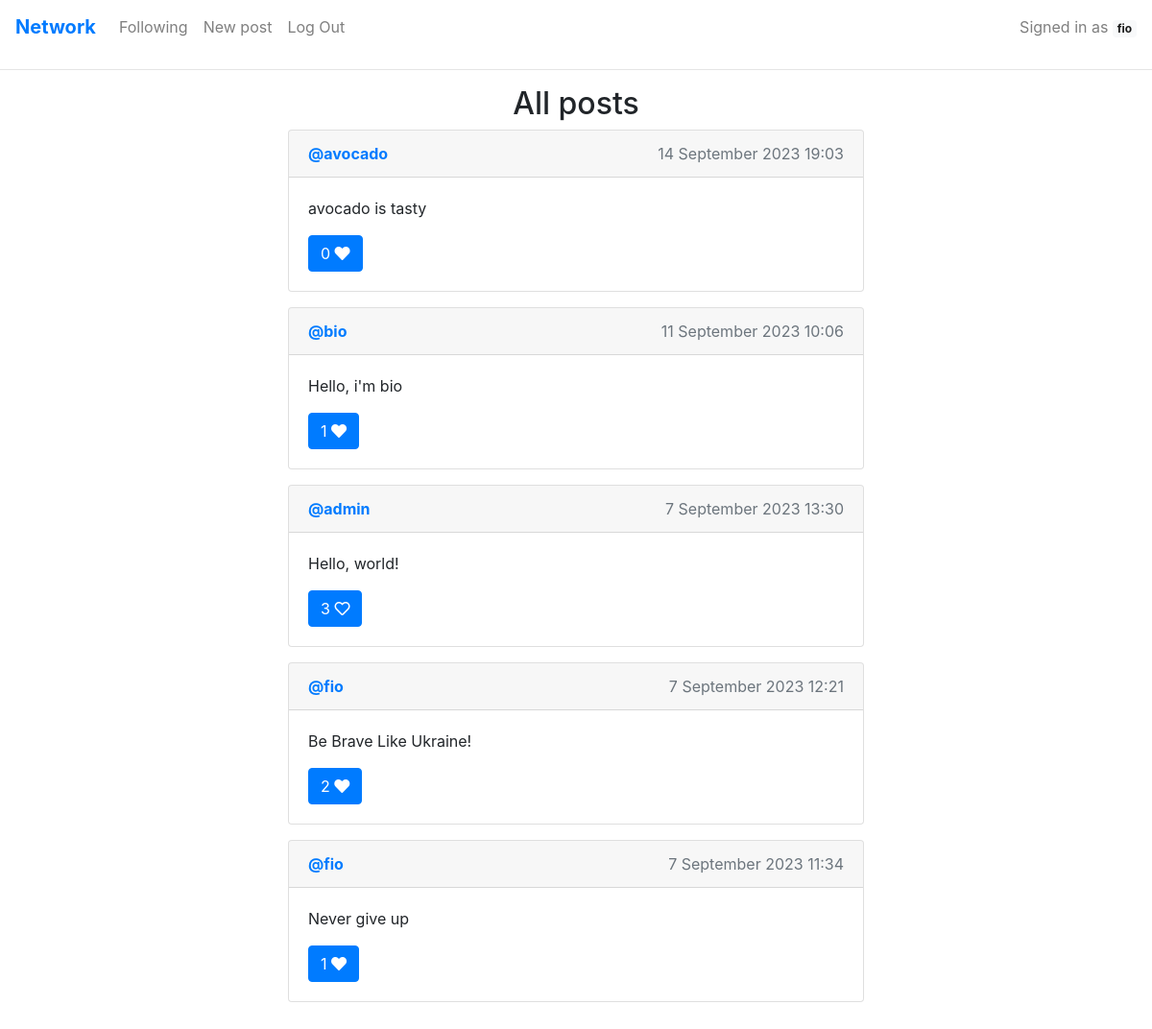
Screenshot of / (signed in) with the database file from the repository.
### network/models.py (models this page shows, shortened)
class User(AbstractUser):
    pass

class Post(models.Model):
    autor = models.ForeignKey(User, related_name='autor', on_delete=models.CASCADE)
    date = models.DateTimeField(auto_now_add=True)
    bodyPost = models.CharField(max_length=150)
    likePost = models.ManyToManyField(User, blank=True, related_name="User_who_like")

### network/views.py (the view)
# urls.py: path("", views.index, name="index"),
def index(request):
    current_user = request.user
    p = Paginator(Post.objects.all().order_by('-date'), 10)
    page = request.GET.get('page')
    posts = p.get_page(page)
    userLike = []
    for pst in posts:
       if current_user in pst.likePost.all():
        userLike.append(pst)
    return render(request, "network/index.html", {
        'posts': posts,
        'userLike': userLike
    })

### network/templates/network/index.html (shortened to what this page needs)
{% extends "network/layout.html" %}
{% block body %}
    <div class="text-center">
        <h2>All posts</h2>
    </div>
    <div class="w-50 mx-auto">
        {% for post in posts %}
        <div class="card mb-3">
            <div class="card-header  d-flex justify-content-between">
                <div class="m-0"><a href="{% url 'profile' post.autor.username %}" class="card-link"><b>@{{post.autor}}</b></a></div>
                <div class="text-muted">{{post.date|date:"j E Y H:i"}}</div>
            </div>
            <div class="card-body">
              <p id="postText">{{post.bodyPost}}</p>
              {% if user.is_authenticated %}
                {% if post in userLike %}
                  <button class="btn btn-primary" data-id="{{post.id}}" id="like">{{post.likePost.count}} <i class="far fa-heart"></i></button>
                {% else %}
                  <button class="btn btn-primary" data-id="{{post.id}}" id="unlike">{{post.likePost.count}} <i class="fas fa-heart"></i></button>
                {% endif %}
              {% else %}
                <button disabled class="btn btn-primary" data-id="{{post.id}}" id="like">{{post.likePost.count}} <i class="far fa-heart"></i></button>
              {% endif %}
            </div>
          </div>
        {% endfor %}
    </div>
{% endblock %}

### network/templates/network/layout.html (shortened to what this page needs)
{% load static %}
<!DOCTYPE html>
<html lang="en">
    <head>
        <link rel="stylesheet" href="https://stackpath.bootstrapcdn.com/bootstrap/4.4.1/css/bootstrap.min.css">
        <link href="{% static 'network/styles.css' %}" rel="stylesheet">
        <link rel="stylesheet" href="https://use.fontawesome.com/releases/v5.7.0/css/all.css">
    </head>
    <body>
          <nav class="navbar navbar-expand navbar-light">
            <a class="navbar-brand text-primary" href="{% url 'index' %}"><b>Network</b></a>
            <div class="collapse navbar-collapse" id="navbarText">
              <ul class="navbar-nav mr-auto">
                {% if user.is_authenticated %}
                    <li class="nav-item">
                        <a class="nav-link" href="{% url 'following' %}">Following</a>
                    </li>
                    <li class="nav-item">
                        <a class="nav-link" href="{% url 'newPost' %}">New post</a>
                    </li>
                    <li class="nav-item">
                        <a class="nav-link" href="{% url 'logout' %}">Log Out</a>
                    </li>
                {% else %}
                    <a class="nav-item nav-link" href="{% url 'login' %}">Log In</a>
                    <a class="nav-item nav-link" href="{% url 'register' %}">Register</a>
                {% endif %}
              </ul>
              <span class="navbar-text">
                {% if user.is_authenticated %}
                    Signed in as <a href="{% url 'profile' user.username %}" class="badge badge-light">{{user.username}}</a>
                {% else %}
                    Not signed in.
                {% endif %}
              </span>
            </div>
          </nav>
          <hr>
        <div class="body">
            {% block body %}
            {% endblock %}
        </div>
    </body>
</html>

### rows the page displays
User: username "fio"
Post: autor "avocado", date "14 September 2023 19:03", bodyPost "avocado is tasty", likePost.count "0"
Post: autor "bio", date "11 September 2023 10:06", bodyPost "Hello, i'm bio", likePost.count "1"
Post: autor "admin", date "7 September 2023 13:30", bodyPost "Hello, world!", likePost.count "3"
Post: autor "fio", date "7 September 2023 12:21", bodyPost "Be Brave Like Ukraine!", likePost.count "2"
Post: autor "fio", date "7 September 2023 11:34", bodyPost "Never give up", likePost.count "1"
